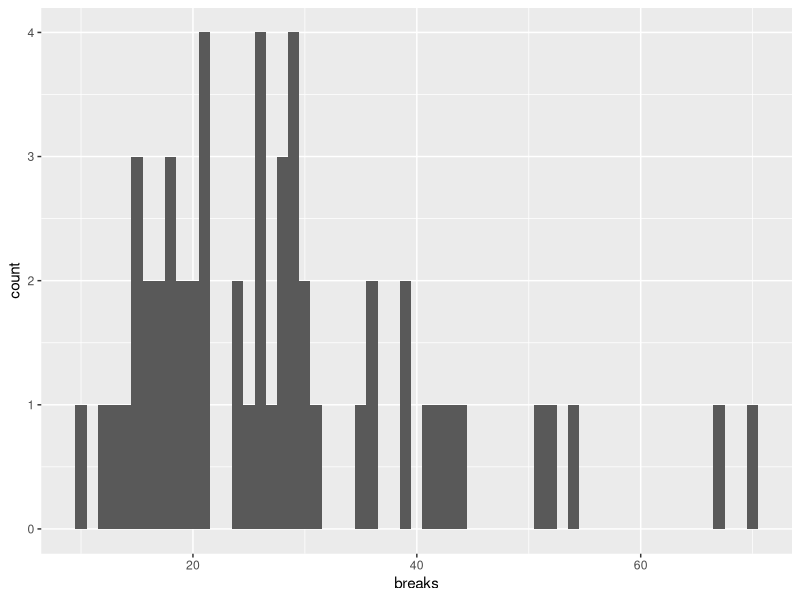
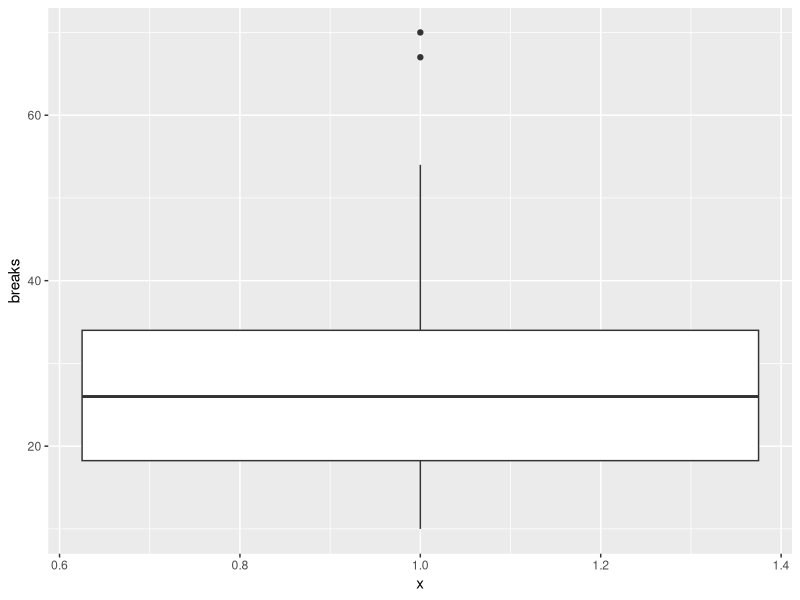
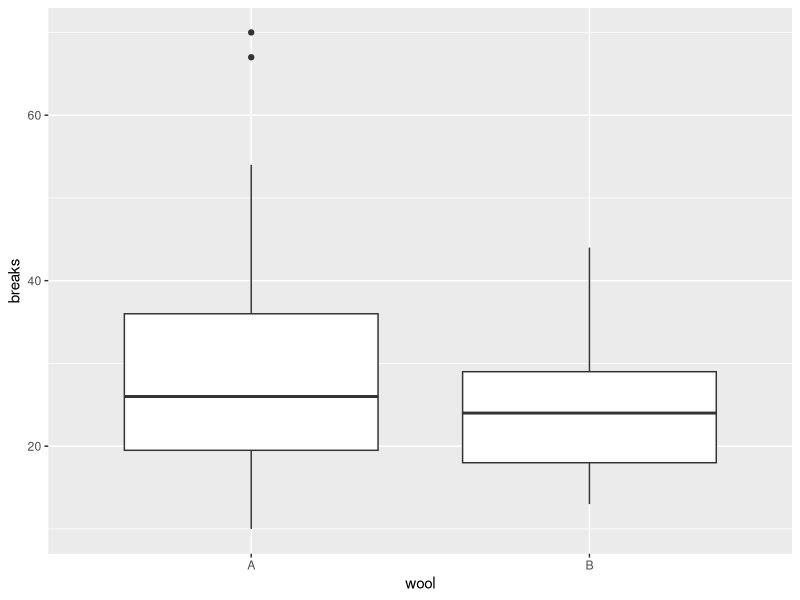
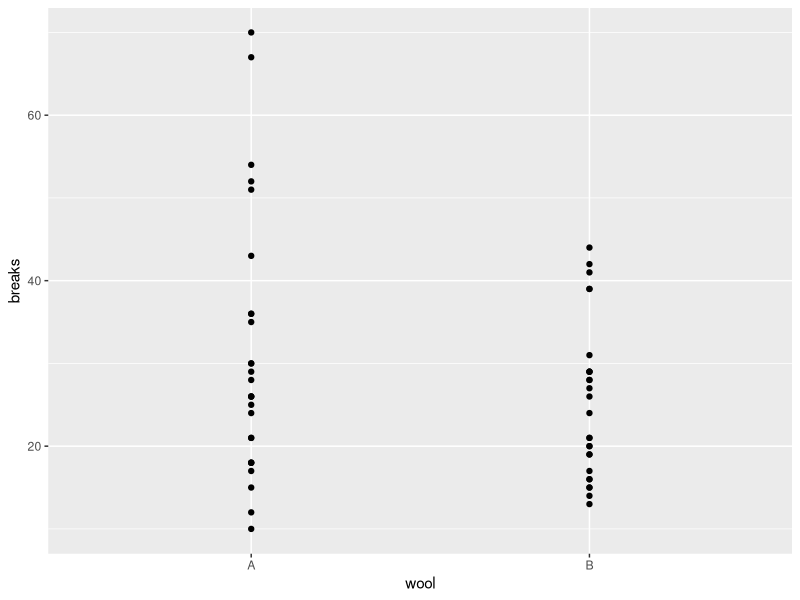
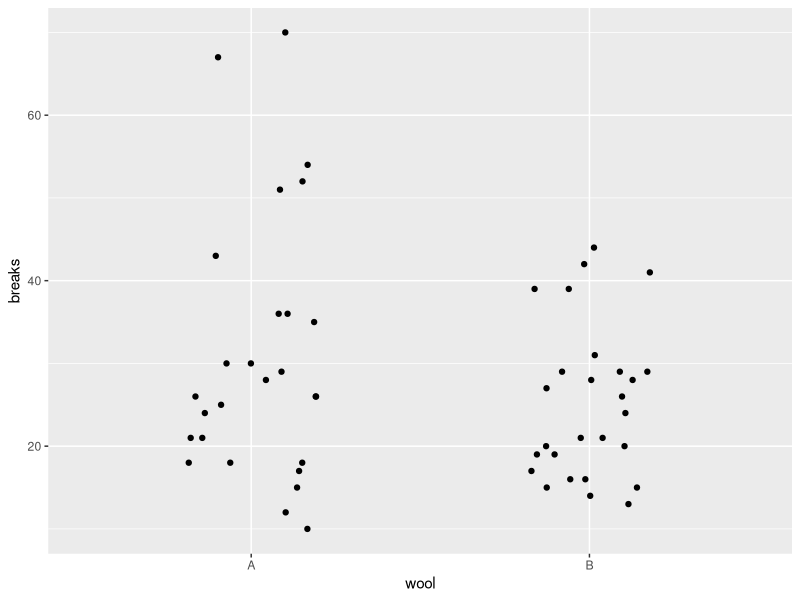

These figures' R source, in order:
## ----------------------------------------------------------------------------------------------------------------------------
a = 1 
b = 2
a+b


## ----------------------------------------------------------------------------------------------------------------------------
x = 1:10
y = rep(c(1,2), each=5)
m = lm(y~x)
s = summary(m)


## ---- eval=FALSE-------------------------------------------------------------------------------------------------------------
## x
## y
## m
## s
## s$r.squared




## ----------------------------------------------------------------------------------------------------------------------------
1+2
1-2
1/2
1*2


## ----------------------------------------------------------------------------------------------------------------------------
(1+3)*2 + 100^2  # standard order of operations
sin(2*pi)        # the result is in scientific notation, i.e. -2.449294 x 10^-16 
sqrt(4)
10^2
log(10)          # the default is base e
log(10, base=10)


## ----------------------------------------------------------------------------------------------------------------------------
a = 1
b = 2
a+b
a-b
a/b
a*b


## ----------------------------------------------------------------------------------------------------------------------------
a <- 1
2 -> b
c = 3  # is the same as <-


## ----------------------------------------------------------------------------------------------------------------------------
a
b
c


## ----------------------------------------------------------------------------------------------------------------------------
# Rectangle
length <- 4
width  <- 3

area <- length * width
area


# Circle
radius <- 2
area   <- pi*radius^2 # this overwrites the previous `area` variable
circumference <- 2*pi*radius
area
circumference


# (Right) Triangle
opposite     <- 1
angleDegrees <- 30
angleRadians <- angleDegrees * pi/180
(adjacent     <- opposite / tan(angleRadians)) # = sqrt(3)
(hypotenuse   <- opposite / sin(angleRadians)) # = 2


## ---- echo=FALSE-------------------------------------------------------------------------------------------------------------
# Find the probability the individual has the disease if 
# specificity is 0.95, sensitivity is 0.99, and prevalence is 0.001




## ----------------------------------------------------------------------------------------------------------------------------
a = 3.14159265 
b = "STAT 587 (Eng)" 
c = TRUE


## ----------------------------------------------------------------------------------------------------------------------------
a
b
c


## ----------------------------------------------------------------------------------------------------------------------------
a = c(1,2,-5,3.6)
b = c("STAT","587", "(Eng)")
c = c(TRUE, FALSE, TRUE, TRUE)


## ----------------------------------------------------------------------------------------------------------------------------
length(a)
length(b)
length(c)


## ----------------------------------------------------------------------------------------------------------------------------
class(a)
class(b)
class(c)


## ----------------------------------------------------------------------------------------------------------------------------
1:10
5:-2
seq(from = 2, to = 5, by = .05)


## ----------------------------------------------------------------------------------------------------------------------------
rep(1:4, times = 2)
rep(1:4, each  = 2)
rep(1:4, each  = 2, times = 2)


## ----------------------------------------------------------------------------------------------------------------------------
a = c("one","two","three","four","five")
a[1]
a[2:4]
a[c(3,5)]
a[rep(3,4)]


## ----------------------------------------------------------------------------------------------------------------------------
a[c(TRUE, TRUE, FALSE, FALSE, FALSE)]


## ----------------------------------------------------------------------------------------------------------------------------
a[-1]
a[-(2:3)]


## ----------------------------------------------------------------------------------------------------------------------------
a[2] = "twenty-two"
a
a[3:4] = "three-four" # assigns "three-four" to both the 3rd and 4th elements
a
a[c(3,5)] = c("thirty-three","fifty-five")
a


## ----------------------------------------------------------------------------------------------------------------------------
m1 = cbind(c(1,2), c(3,4))       # Column bind
m2 = rbind(c(1,3), c(2,4))       # Row bind

m1
all.equal(m1, m2)

m3 = matrix(1:4, nrow = 2, ncol = 2)
all.equal(m1, m3)

m4 = matrix(1:4, nrow = 2, ncol = 2, byrow = TRUE)
all.equal(m3, m4)

m3
m4


## ----------------------------------------------------------------------------------------------------------------------------
m = matrix(1:12, nrow=3, ncol=4)
m
m[2,3]


## ----------------------------------------------------------------------------------------------------------------------------
m[1:2,3:4]


## ----------------------------------------------------------------------------------------------------------------------------
m[1:2,]


## ----------------------------------------------------------------------------------------------------------------------------
m[-c(3,4),]


## ----------------------------------------------------------------------------------------------------------------------------
m[1:4]


## ----------------------------------------------------------------------------------------------------------------------------
c(1,"a")


## ----------------------------------------------------------------------------------------------------------------------------
c(TRUE, 1, FALSE)


## ----------------------------------------------------------------------------------------------------------------------------
c(TRUE, 1, "a")


## ----------------------------------------------------------------------------------------------------------------------------
m = rbind(c(1, 12, 8, 6),
          c(4, 10, 2, 9),
          c(11, 3, 5, 7))
m


## ---- echo=FALSE-------------------------------------------------------------------------------------------------------------
# Print the element in the 3rd-row and 4th column

# Print the 2nd column

# Print all but the 3rd row

# Reconstruct the matrix if time allows




## ----------------------------------------------------------------------------------------------------------------------------
class(warpbreaks) # warpbreaks is a built-in data.frame


## ----------------------------------------------------------------------------------------------------------------------------
warpbreaks[1:3,1:2]


## ----------------------------------------------------------------------------------------------------------------------------
names(warpbreaks)
warpbreaks[1:3, c("breaks","wool")]


## ---- message=FALSE----------------------------------------------------------------------------------------------------------
library("dplyr") # install.packages("dplyr")
warpbreaks %>% 
  select(breaks, wool) %>%
  head(n = 3)


## ---- eval=FALSE-------------------------------------------------------------------------------------------------------------
## # Approach 1
## head(select(warpbreaks, breaks, wool), n = 3)
## 
## # Approach 2
## warpbreaks_select <- select(warpbreaks, breaks, wool)
## head(warpbreaks_select, n = 3)


## ----------------------------------------------------------------------------------------------------------------------------
str(warpbreaks)


## ----------------------------------------------------------------------------------------------------------------------------
library("dplyr") # if it is already loaded, nothing will happen


## ----------------------------------------------------------------------------------------------------------------------------
warpbreaks %>%                           
  group_by(wool) %>%        
  summarize(n    = n(),          # counts the number lines in the grouped data.frame
            mean = mean(breaks),
            sd   = sd(breaks)) 


## ----------------------------------------------------------------------------------------------------------------------------
warpbreaks %>%                           
  group_by(wool, tension) %>%        
  summarize(n    = n(),
            mean = mean(breaks),
            sd   = sd(breaks))


## ---- echo=FALSE-------------------------------------------------------------------------------------------------------------
# Calculate the mean and standard deviation for each level of tension ignoring wool.




## ----------------------------------------------------------------------------------------------------------------------------
library("ggplot2")


## ----------------------------------------------------------------------------------------------------------------------------
ggplot(data = warpbreaks, aes(x = breaks)) + geom_histogram(binwidth = 1)


## ---- eval=FALSE-------------------------------------------------------------------------------------------------------------
## qplot(data = warpbreaks, x = breaks, geom = "histogram", binwidth = 1)


## ----------------------------------------------------------------------------------------------------------------------------
ggplot(data = warpbreaks, aes(x = 1, y = breaks)) + geom_boxplot()


## ----------------------------------------------------------------------------------------------------------------------------
ggplot(warpbreaks, aes(x = wool, y = breaks, group = wool)) + geom_boxplot()


## ----------------------------------------------------------------------------------------------------------------------------
ggplot(warpbreaks, aes(x = wool, y = breaks)) + geom_point()


## ----------------------------------------------------------------------------------------------------------------------------
ggplot(warpbreaks, aes(x = wool, y = breaks)) + geom_jitter(width = 0.2, height = 0)


## ---- eval=FALSE, echo=FALSE-------------------------------------------------------------------------------------------------
## # Construct a scatterplot of the number of breaks by amount of tension.
## # Jitter the points horizontally.
## # (Advanced) Use a different shape and color for the wool type.




## ---- eval=FALSE-------------------------------------------------------------------------------------------------------------
## install.packages("swirl")


## ---- eval=FALSE-------------------------------------------------------------------------------------------------------------
## library("swirl")
## swirl()


## ---- eval=FALSE-------------------------------------------------------------------------------------------------------------
## ?mean


## ---- eval=FALSE-------------------------------------------------------------------------------------------------------------
## help.search("mean")


## ---- eval=FALSE-------------------------------------------------------------------------------------------------------------
## ?ggplot
## ?geom_point
